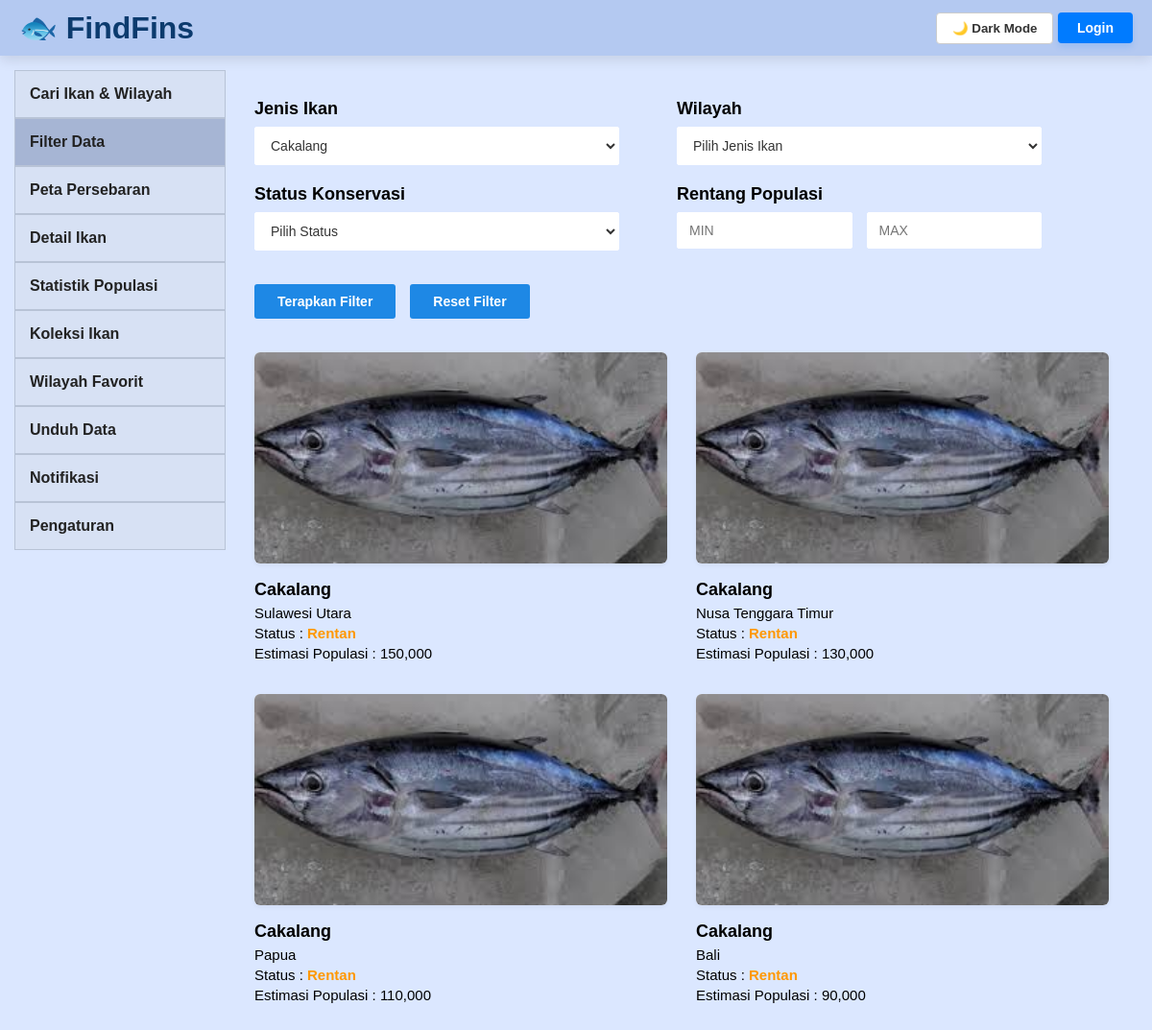
The app's page /pages/filter.php?fish=4 with its own data.
### tables this page shows
CREATE TABLE MsFishDetail (
    fish_id             INT AUTO_INCREMENT PRIMARY KEY,
    fish_name           VARCHAR(100) NOT NULL,
    phylum              VARCHAR(100) DEFAULT NULL,
    class_name          VARCHAR(100) DEFAULT NULL,
    order_name          VARCHAR(100) DEFAULT NULL,
    family              VARCHAR(100) DEFAULT NULL,
    genus               VARCHAR(100) DEFAULT NULL,
    habitat             VARCHAR(100) DEFAULT NULL,
    size_info           VARCHAR(150) DEFAULT NULL,
    food                VARCHAR(150) DEFAULT NULL,
    conservation_status enum('Aman','Rentan','Terancam','Kritis') DEFAULT 'Aman',
    fish_image          VARCHAR(255) DEFAULT NULL
);

### pages/filter.php (the view, shortened to what this page needs)
<?php
$currentPage = 'filter';
require_once "../config/db.php";
$fish = $_GET['fish'] ?? '';
$minPop = $_GET['min_pop'] ?? '';
$maxPop = $_GET['max_pop'] ?? '';
$sql = "
SELECT DISTINCT
    f.fish_id,
    f.fish_name,
    f.fish_image,
    f.conservation_status,
    r.region_name,
    g.population
FROM MsFishDetail f
JOIN MsFishGeo g ON f.fish_id = g.fish_id
JOIN MsRegion r ON g.region_id = r.region_id
WHERE 1=1
";
if ($fish != '') {
    $sql .= " AND f.fish_id = '".mysqli_real_escape_string($conn,$fish)."'";
}
$result = mysqli_query($conn,$sql);
$fishList = mysqli_query($conn, "SELECT fish_id, fish_name FROM MsFishDetail");
?>
<!DOCTYPE html>
<html lang="en">
<head>
    <link rel="stylesheet" href="../assets/css/filter.css">
</head>
<body>
    <div class="topbar">
        <div class="logo">
            <a href="../index.php">🐟 FindFins</a>
        </div>
        <div class="topbar-right">
            <button id="darkModeBtn">
            </button>
            <?php if (isset($_SESSION['username'])): ?>
                <span class="user-greeting">
                    Halo, <?= htmlspecialchars($_SESSION['username']) ?>
                </span>
            <?php else: ?>
                <a href="../login.php" class="btn-login">
                    Login
                </a>
            <?php endif; ?>
        </div>
    </div>
    <div class="page-container">
        <aside class="sidebar">
            <a href="search.php" class="<?= $currentPage == 'search' ? 'active' : '' ?>">Cari Ikan & Wilayah</a>
            <a href="filter.php" class="<?= $currentPage == 'filter' ? 'active' : '' ?>">Filter Data</a>
            <a href="peta.php" class="<?= $currentPage == 'peta' ? 'active' : '' ?>">Peta Persebaran</a>
            <a href="detail.php" class="<?= $currentPage == 'detail' ? 'active' : '' ?>">Detail Ikan</a>
            <a href="population.php" class="<?= $currentPage == 'population' ? 'active' : '' ?>">Statistik Populasi</a>
            <a href="collection.php" class="<?= $currentPage == 'collection' ? 'active' : '' ?>">Koleksi Ikan</a>
            <a href="favorite.php" class="<?= $currentPage == 'favorite' ? 'active' : '' ?>">Wilayah Favorit</a>
            <a href="download.php" class="<?= $currentPage == 'download' ? 'active' : '' ?>">Unduh Data</a>
            <a href="notification.php" class="<?= $currentPage == 'notification' ? 'active' : '' ?>">Notifikasi</a>
            <a href="setting.php" class="<?= $currentPage == 'setting' ? 'active' : '' ?>">Pengaturan</a>
        </aside>
        <div class="content">
            <form method="GET" class="filter-form">
                <div class="search-row">
                    <label>Jenis Ikan</label>
                    <select name="fish">
                        <?php mysqli_data_seek($fishList, 0); ?>
                        <?php while($f = mysqli_fetch_assoc($fishList)): ?>
                            <option value="<?= $f['fish_id'] ?>" <?= $fish == $f['fish_id'] ? 'selected' : '' ?>>
                                <?= htmlspecialchars($f['fish_name']) ?>
                            </option>
                        <?php endwhile; ?>
                    </select>
                </div>
                <div class="search-row">
                    <label>Wilayah</label>
                    <select name="region">
                        <option value="">Pilih Jenis Ikan</option>
                    </select>
                </div>
                <div class="search-row">
                    <label>Status Konservasi</label>
                    <select name="status">
                        <option value="">Pilih Status</option>
                    </select>
                </div>
                <div class="search-row">
                    <label>Rentang Populasi</label>
                    <div class="range-inputs">
                        <input type="number" name="min_pop" placeholder="MIN" value="<?= htmlspecialchars($minPop) ?>">
                        <input type="number" name="max_pop" placeholder="MAX" value="<?= htmlspecialchars($maxPop) ?>">
                    </div>
                </div>
                <div class="form-actions">
                    <button type="submit" class="btn-apply">Terapkan Filter</button>
                    <button type="button" class="btn-reset" onclick="window.location='filter.php'">Reset Filter</button>
                </div>
            </form>
            <div class="results">
                <?php if (mysqli_num_rows($result) > 0): ?>
                    <?php while($row = mysqli_fetch_assoc($result)): ?>
                        <div class="fish-card">
                            <div class="card-image-wrapper">
                                <img src="../<?= htmlspecialchars($row['fish_image']) ?>" alt="<?= htmlspecialchars($row['fish_name']) ?>">
                            </div>
                            <div class="fish-info">
                                <h4><?= htmlspecialchars($row['fish_name']) ?></h4>
                                <p><?= htmlspecialchars($row['region_name']) ?></p>
                                <?php
                                    $status = $row['conservation_status'];
                                    if ($status == 'Aman') {
                                        $statusClass = 'safe';
                                    } elseif ($status == 'Rentan') {
                                        $statusClass = 'warning';
                                    } else {
                                        $statusClass = 'danger';
                                    }
                                ?>
                                <div class="fish-status">
                                    Status : <span class="<?= $statusClass ?>"><?= htmlspecialchars($row['conservation_status']) ?></span>
                                </div>
                                <p>Estimasi Populasi : <?= number_format($row['population']) ?></p>
                            </div>
                        </div>
                    <?php endwhile; ?>
                <?php else: ?>
                    <p style="grid-column: span 2;">Data tidak ditemukan.</p>
                <?php endif; ?>
            </div>
        </div> </div>
</body>
</html>

### assets/css/filter.css (style rules this page uses)
* { margin: 0; padding: 0; box-sizing: border-box; font-family: Arial, sans-serif; transition: background 0.3s ease, color 0.3s ease, border-color 0.3s ease, box-shadow 0.3s ease; }
body { background: #dbe7ff; font-family: Arial, sans-serif; color: #E5F0FF; transition: background 0.3s, color 0.3s; }
.page-container { display: flex; padding: 15px; }
.topbar { display: flex; justify-content: space-between; align-items: center; background: #b4c9f1; padding: 10px 20px; box-shadow: 0 5px 12px rgba(0, 0, 0, 0.1); }
.sidebar { width: 220px; }
.sidebar a { display: block; padding: 15px; text-decoration: none; color: #222; border: 1px solid #b8c3d6; background: #d7e1f4; font-weight: bold; }
.active { background: #A6B5D4 !important; }
.content { flex: 1; padding: 30px; }
.logo { font-size: 32px; font-weight: 800; color: #0c3b6e; }
.logo a { text-decoration: none; color: #0c3b6e; }
#darkModeBtn { background: #fff; color: #333; border: 1px solid #ccc; padding: 8px 16px; border-radius: 4px; cursor: pointer; font-weight: bold; }
.btn-login { display: inline-block; background-color: #007bff; color: white; text-decoration: none; padding: 8px 20px; border-radius: 4px; font-weight: bold; font-size: 14px; box-shadow: 0 4px 6px rgba(0, 123, 255, 0.15); transition: background-color 0.2s; }
.filter-form { display: grid; grid-template-columns: repeat(2, 380px); gap: 20px 60px; margin-bottom: 35px; }
.search-row { display: flex; flex-direction: column; gap: 8px; }
.search-row label { font-size: 18px; font-weight: bold; color: #000000; }
.filter-form select, .filter-form input[type="number"] { width: 100%; padding: 10px 12px; font-size: 14px; border: 1px solid #ffffff; background-color: #ffffff; color: #333; border-radius: 2px; box-sizing: border-box; }
.range-inputs { display: flex; gap: 15px; }
.range-inputs input { flex: 1; text-align: left; }
.form-actions { grid-column: span 2; display: flex; gap: 15px; margin-top: 15px; }
.btn-apply, .btn-reset { background-color: #1e88e5 !important; color: #ffffff !important; padding: 10px 24px; font-size: 14px; font-weight: bold; border: none; border-radius: 3px; cursor: pointer; transition: background 0.2s; }
.results { display: grid; grid-template-columns: repeat(2, 1fr); gap: 30px; margin-top: 20px; clear: both; }
.fish-card { display: flex; flex-direction: column; gap: 12px; width: 100%; box-sizing: border-box; background-color: transparent; }
.card-image-wrapper { background-color: #ffffff; padding: 0; display: flex; justify-content: center; align-items: center; width: 100%; height: 220px; border-radius: 6px; box-shadow: 0 2px 5px rgba(0,0,0,0.05); overflow: hidden; }
.fish-card img { width: 100%; height: 100%; object-fit: cover; object-position: center; }
.fish-info h4 { font-size: 18px; font-weight: bold; margin: 5px 0; color: #000; }
.fish-info p { margin: 4px 0; font-size: 15px; color: #000; }
.fish-status { font-size: 15px; margin: 4px 0; color: black; }
.fish-status .warning { color: #ff9800; font-weight: bold; }

### records on screen
msfishdetail: fish_image (picture), fish_name "Cakalang", region_name "Sulawesi Utara", conservation_status "Rentan", population "150,000", region_name "Nusa Tenggara Timur", population "130,000", region_name "Papua", population "110,000", region_name "Bali", population "90,000"

### other values on screen
form field fish "Cakalang"
